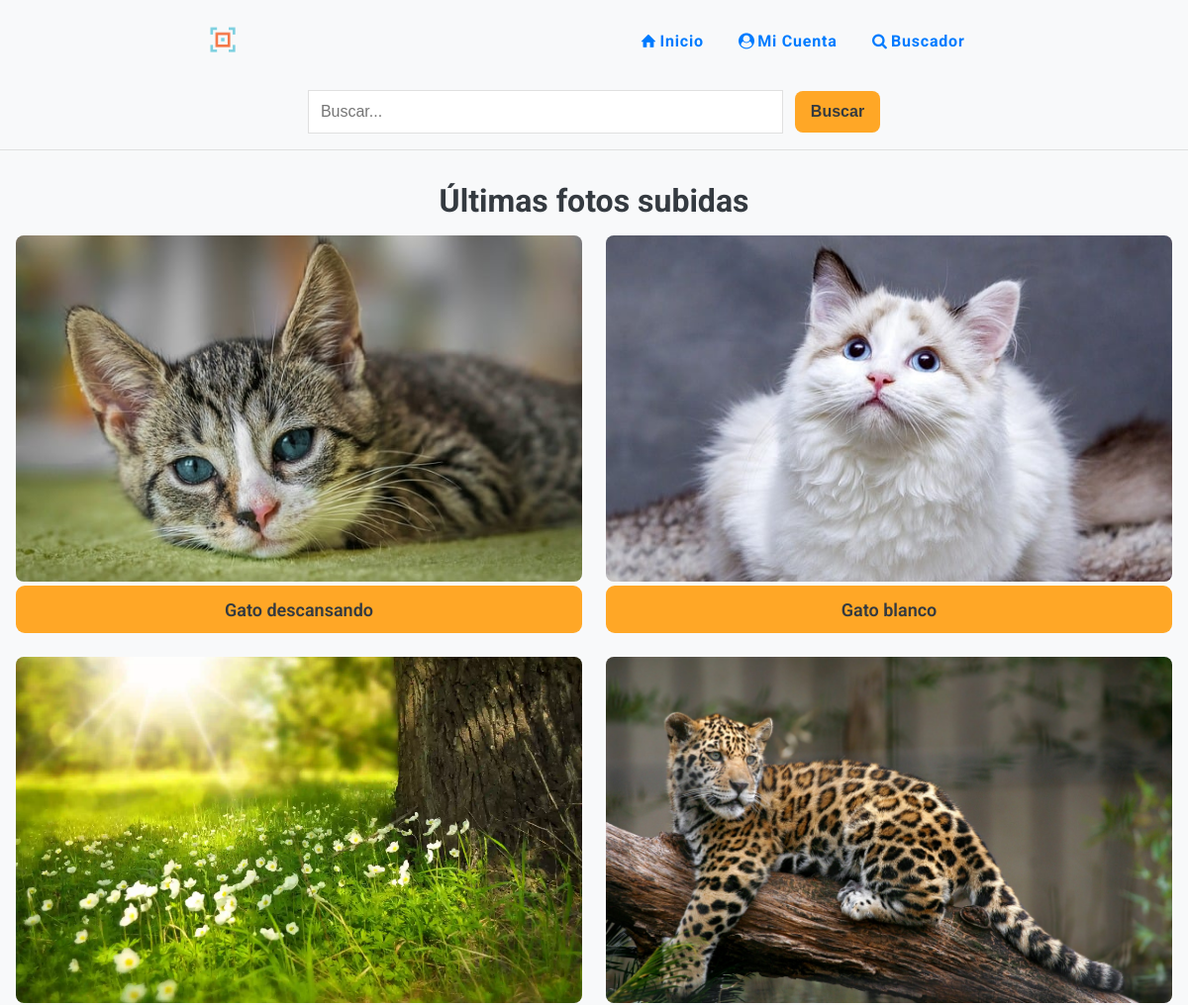
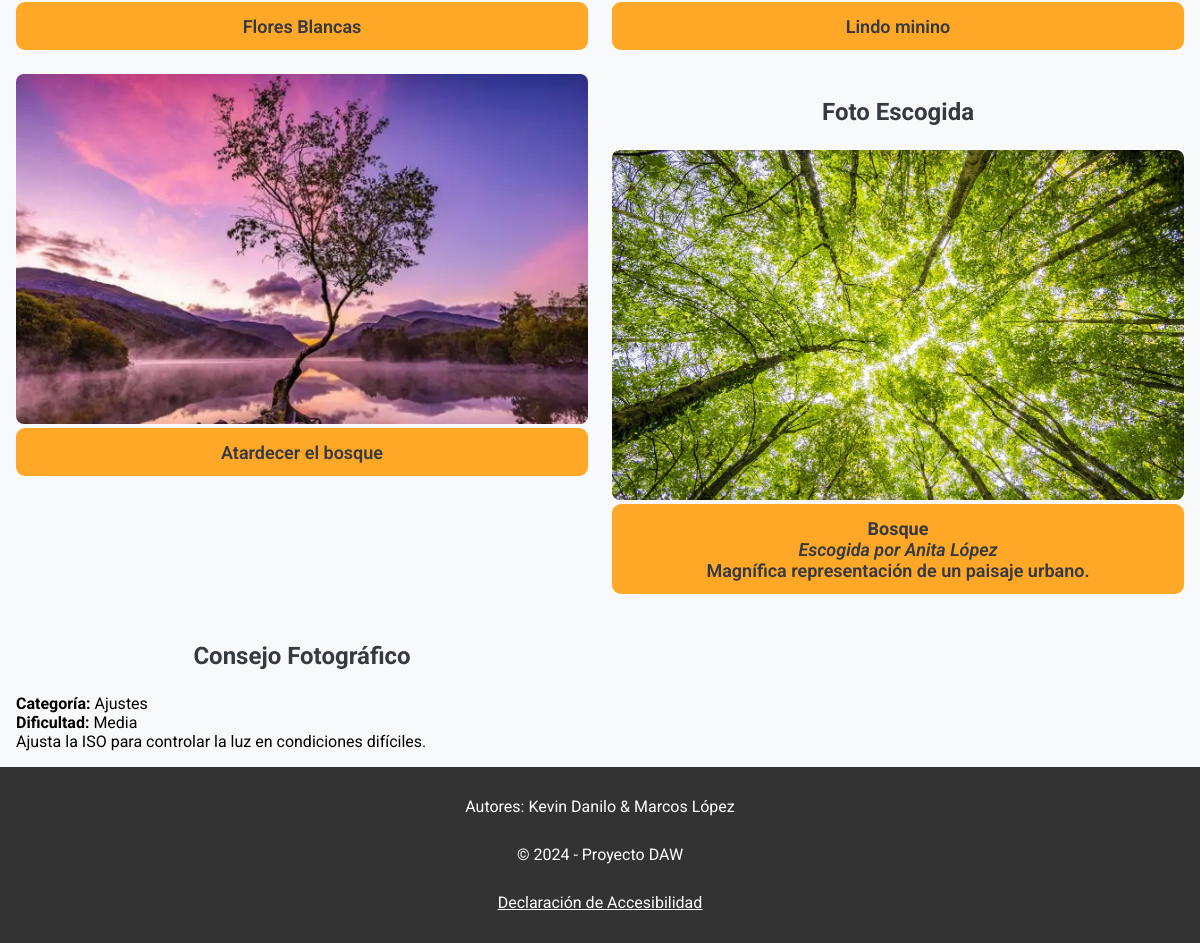
Page /identificado.php (signed in) on the committed database (2 pictures, top to bottom).
### tables this page shows
CREATE TABLE `fotos` (
  `idFoto` int(11) NOT NULL,
  `titulo` varchar(255) NOT NULL,
  `descripcion` varchar(500) DEFAULT NULL,
  `fecha` date DEFAULT NULL,
  `pais` int(11) NOT NULL,
  `album` int(11) NOT NULL,
  `fichero` varchar(255) NOT NULL,
  `alternativo` varchar(255) DEFAULT NULL,
  `fRegistro` timestamp NOT NULL DEFAULT current_timestamp() ON UPDATE current_timestamp()
);

### identificado.php (the view, shortened to what this page needs)
<?php
include "inc/html-start.php";
include "inc/cabecera.php";
include "inc/conexion-db.php";
$sql = "SELECT IdFoto, Titulo, Fichero FROM Fotos ORDER BY FRegistro DESC LIMIT 5";
$result = $conn->query($sql);
$fotos = [];
if ($result && $result->num_rows > 0) {
  while ($row = $result->fetch_assoc()) {
    $fotos[] = $row;
  }
} else {
  echo "<p>No hay fotos disponibles en este momento.</p>";
}
$archivoCriticas = "fotos_criticas.txt";
$fotoEscogida = null;
if (file_exists($archivoCriticas)) {
  $lineas = file($archivoCriticas, FILE_IGNORE_NEW_LINES | FILE_SKIP_EMPTY_LINES);
  if (!empty($lineas)) {
    $lineaRandom = $lineas[array_rand($lineas)];
    list($idFoto, $nombreCritico, $comentario) = explode('|', $lineaRandom);
    $queryFoto = $conn->prepare("SELECT Titulo, Fichero, FRegistro FROM Fotos WHERE IdFoto = ?");
    $queryFoto->bind_param("i", $idFoto);
    $queryFoto->execute();
    $resultadoFoto = $queryFoto->get_result();
    if ($resultadoFoto->num_rows > 0) {
      $fotoEscogida = $resultadoFoto->fetch_assoc();
      $fotoEscogida['Critico'] = $nombreCritico;
      $fotoEscogida['Comentario'] = $comentario;
    }
  }
}
$archivoConsejos = "consejos.json";
$consejo = null;
if (file_exists($archivoConsejos)) {
  $contenidoJson = file_get_contents($archivoConsejos);
  $consejos = json_decode($contenidoJson, true);
  if (!empty($consejos)) {
    $consejo = $consejos[array_rand($consejos)];
  }
}
?>
<main>
  <h1>Últimas fotos subidas</h1>
  <div class="container-photos">
    <?php foreach ($fotos as $foto): ?>
      <a href="foto.php?id=<?= htmlspecialchars($foto['IdFoto'], ENT_QUOTES, 'UTF-8'); ?>">
        <figure>
          <img src="fotos/<?= htmlspecialchars($foto['Fichero'], ENT_QUOTES, 'UTF-8'); ?>"
            alt="<?= htmlspecialchars($foto['Titulo'], ENT_QUOTES, 'UTF-8'); ?>">
          <figcaption><?= htmlspecialchars($foto['Titulo'], ENT_QUOTES, 'UTF-8'); ?></figcaption>
        </figure>
      </a>
    <?php endforeach; ?>
    <div class="featured-photo">
      <h2>Foto Escogida</h2>
      <?php if ($fotoEscogida): ?>
        <figure>
          <img src="fotos/<?= htmlspecialchars($fotoEscogida['Fichero']) ?>"
            alt="<?= htmlspecialchars($fotoEscogida['Titulo']) ?>">
          <figcaption>
            <strong><?= htmlspecialchars($fotoEscogida['Titulo']) ?></strong><br>
            <em>Escogida por <?= htmlspecialchars($fotoEscogida['Critico']) ?></em><br>
            <?= htmlspecialchars($fotoEscogida['Comentario']) ?>
          </figcaption>
        </figure>
      <?php else: ?>
        <p>No hay fotos escogidas disponibles en este momento.</p>
      <?php endif; ?>
    </div>
    <div class="photo-tip">
      <h2>Consejo Fotográfico</h2>
      <?php if ($consejo): ?>
        <p><strong>Categoría:</strong> <?= htmlspecialchars($consejo['Categoria']) ?></p>
        <p><strong>Dificultad:</strong> <?= htmlspecialchars($consejo['Dificultad']) ?></p>
        <p><?= htmlspecialchars($consejo['Descripcion']) ?></p>
      <?php else: ?>
        <p>No hay consejos disponibles en este momento.</p>
      <?php endif; ?>
    </div>
  </div>
</main>
<?php
include "inc/pie.php";
include "inc/html-end.php";
?>

### css/styles.css (style rules this page uses)
* { margin: 0; padding: 0; box-sizing: border-box; }
body { min-height: 100dvh; font-family: "Roboto", sans-serif; background-color: var(--background-color); }
img { height: auto; max-width: 100%; }
body>main>h1, h2 { text-align: center; color: var(--text-color); margin: 1em 0; }
.container-photos>a { text-decoration: none; }
@media screen and (width >=600px) { .container-photos { padding: 1em; } }
@media screen and (width >=600px) { .container-photos figure>figcaption { border-radius: 0.5em; } }
@media screen and (width >=600px) { body>main>h1 { margin: 1em 0 0 0; } }
@media screen and (width >=768px) { .container-photos { display: grid; grid-template-columns: repeat(2, 1fr); grid-gap: 1.5em; } }

### css/print.css (style rules this page uses)
* { background-color: var(--color-blanco); color: var(--color-negro); margin: 0; padding: 0; }
body { font-family: Arial, sans-serif; font-size: 12pt; }
a { color: var(--color-azul); text-decoration: underline; }
a::after { content: attr(href); }
img { width: 100%; height: 380px; object-fit: cover; }
p { text-align: left; }

### css/variables.css (style rules this page uses)
:root { --primary-color: #007BFF; --secondary-color: #FFA726; --accent-color: #66BB6A; --background-color: #F8F9FA; --text-color: #343A40; --card-background-color: #ffffff; --image-card-background: #f0f0f5; --hover-primary: #0056b3; --hover-secondary: #e68a00; --shadow-color: rgba(0, 0, 0, .1); --border-color: #E0E0E0; --success-color: #28a745; --error-color: #dc3545; --color-blanco: #ffffff; --color-negro: #000000; --color-azul: #0000ff; --contrast-primary-color: #0A2463; --contrast-hover-primary: #051C47; --dark-background-color: #121212; --dark-primary-color: #6EA8FF; --dark-secondary-color: #FFB74D;; --dark-text-primary: rgba(255, 255, 255, 0.87); --dark-card-background-color: #1E1E1E; --dark-image-card-background: #2A2A2E; --dark-hover-primary: #85B8FF; --dark-hover-secondary: #FFC266; --dark-shadow-color: rgba(255, 255, 255, .1); }

### rows in the picture
fotos: fichero (picture), titulo "Gato descansando"
fotos: fichero (picture), titulo "Gato blanco"
fotos: fichero (picture), titulo "Flores Blancas"
fotos: fichero (picture), titulo "Lindo minino"
fotos: fichero (picture), titulo "Atardecer el bosque"
fotos: fichero (picture), titulo "Bosque"

### other values in the picture
$fotoEscogida['Critico'] "Anita López"
$fotoEscogida['Comentario'] "Magnífica representación de un paisaje urbano."
$consejo['Categoria'] "Ajustes"
$consejo['Dificultad'] "Media"
$consejo['Descripcion'] "Ajusta la ISO para controlar la luz en condiciones difíciles."
